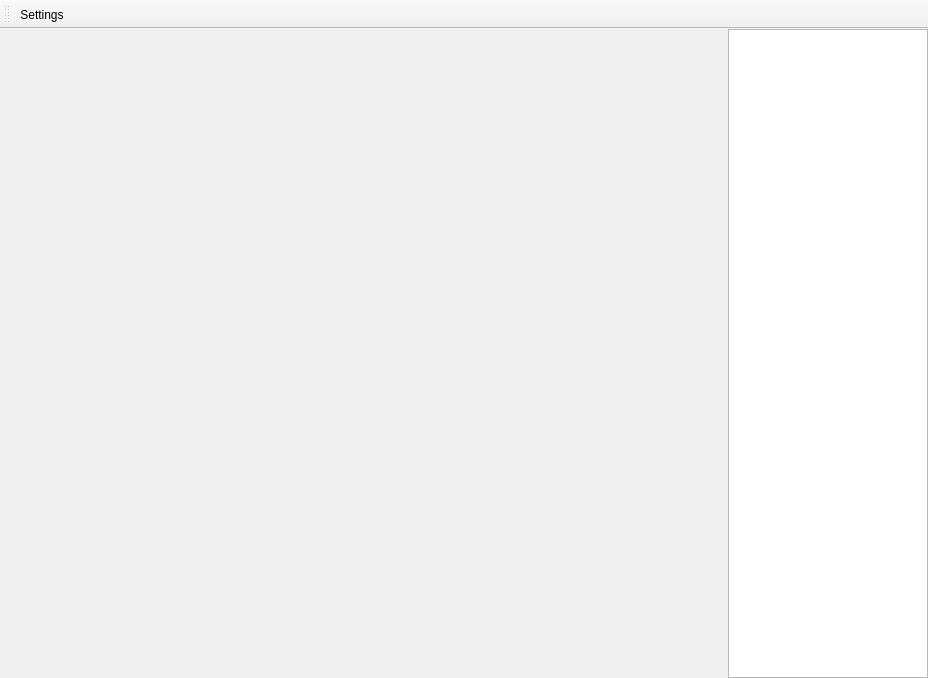
<?xml version="1.0" encoding="UTF-8"?>
<ui version="4.0">
 <class>scripttestwindow</class>
 <widget class="QMainWindow" name="scripttestwindow">
  <property name="geometry">
   <rect>
    <x>0</x>
    <y>0</y>
    <width>928</width>
    <height>678</height>
   </rect>
  </property>
  <property name="windowTitle">
   <string>MainWindow</string>
  </property>
  <widget class="QWidget" name="centralwidget">
   <layout class="QHBoxLayout" name="horizontalLayout">
    <property name="spacing">
     <number>0</number>
    </property>
    <property name="margin">
     <number>0</number>
    </property>
    <item>
     <widget class="QFrame" name="frame">
      <property name="sizePolicy">
       <sizepolicy hsizetype="Expanding" vsizetype="Expanding">
        <horstretch>0</horstretch>
        <verstretch>0</verstretch>
       </sizepolicy>
      </property>
      <property name="frameShape">
       <enum>QFrame::NoFrame</enum>
      </property>
      <property name="frameShadow">
       <enum>QFrame::Plain</enum>
      </property>
      <layout class="QVBoxLayout" name="verticalLayout">
       <property name="spacing">
        <number>0</number>
       </property>
       <property name="margin">
        <number>0</number>
       </property>
      </layout>
     </widget>
    </item>
    <item>
     <widget class="QPlainTextEdit" name="debug">
      <property name="maximumSize">
       <size>
        <width>200</width>
        <height>16777215</height>
       </size>
      </property>
     </widget>
    </item>
   </layout>
  </widget>
  <widget class="QToolBar" name="toolBar">
   <property name="windowTitle">
    <string>toolBar</string>
   </property>
   <attribute name="toolBarArea">
    <enum>TopToolBarArea</enum>
   </attribute>
   <attribute name="toolBarBreak">
    <bool>false</bool>
   </attribute>
   <addaction name="actionSettings"/>
  </widget>
  <action name="actionSettings">
   <property name="text">
    <string>Settings</string>
   </property>
   <property name="shortcut">
    <string>F1</string>
   </property>
  </action>
 </widget>
 <resources/>
 <connections/>
</ui>
